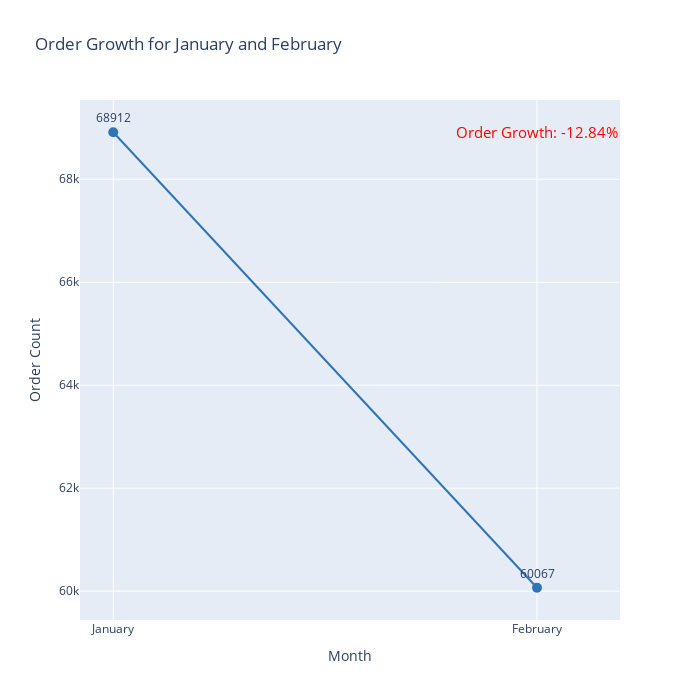

The notebook cell saved with this chart:
### Markdown cell above
## Order Growth for January and February

### Code cell
import plotly.graph_objects as go

# Data
months = ['January', 'February']
order_counts = [68912, 60067]
order_growth = -12.84

# Create line chart
fig = go.Figure(data=[
    go.Scatter(
        name='Orders',
        x=months,
        y=order_counts,
        mode='lines+markers+text',
        line=dict(color='#3074b5'),
        marker=dict(color='#3074b5', size=10),
        text=order_counts,
        textposition='top center'
    )
])

# Add annotation for the order growth percentage
fig.add_annotation(
    x='February',
     y=order_counts[0],
    text=f'Order Growth: {order_growth}%',
    showarrow=False,
    font=dict(color='red', size=15),
    ax=-50,
    ay=-50,
     
)

fig.update_layout(
    title='Order Growth for January and February',
    xaxis_title='Month',
    yaxis_title='Order Count',
    width=700,
    height=700
)

# Show the plot
fig.show()

### Figure 1 — Plotly figure (JSON) as saved in the notebook; plotly's stock layout.template omitted (floating-point values rounded to 4 significant figures)
{"data": [{"line": {"color": "#3074b5"}, "marker": {"color": "#3074b5", "size": 10}, "mode": "lines+markers+text", "name": "Orders", "text": ["68912", "60067"], "textposition": "top center", "type": "scatter", "x": ["January", "February"], "y": [68912, 60067]}], "layout": {"annotations": [{"ax": -50, "ay": -50, "font": {"color": "red", "size": 15}, "showarrow": false, "text": "Order Growth: -12.84%", "x": "February", "y": 68912}], "height": 700, "title": {"text": "Order Growth for January and February"}, "width": 700, "xaxis": {"title": {"text": "Month"}}, "yaxis": {"title": {"text": "Order Count"}}}}
